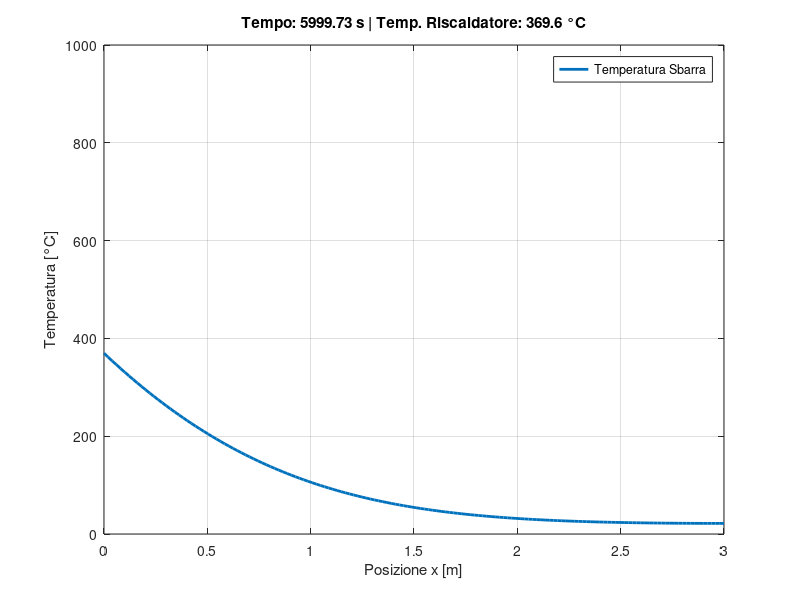

The MATLAB script that drew this image:
%% Simulazione Accoppiata 1D: PDE (Sbarra) + ODE (Riscaldatore)
clear; clc; close all;

%% 1. Parametri Fisici
L = 3.0;            % Lunghezza sbarra [m]
alpha = 1e-4;       % Diffusività termica sbarra [m^2/s]
k = 500;            % Conducibilità termica [W/(m*K)]
A = 0.01;           % Area sezione sbarra [m^2]

% Parametri Riscaldatore (ODE)
Mc = 500;           % Capacità termica del riscaldatore [J/K] (Massa * calore specifico)
Power = 2000;       % Potenza in ingresso [Watt] (Accendiamo il riscaldatore)

%% 2. Discretizzazione (Griglia)
Nx = 150;            % Numero di nodi spaziali
dx = L / (Nx - 1);  % Passo spaziale
x = linspace(0, L, Nx);

% Calcolo passo temporale per stabilità (CFL condition)
% Per il metodo esplicito serve: alpha * dt / dx^2 < 0.5
dt = 0.4 * (dx^2) / alpha; 
T_final = 6000;      % Durata simulazione [s]
Nt = ceil(T_final / dt);

% Coefficiente lambda per la PDE
lambda = alpha * dt / dx^2;

%% 3. Inizializzazione
u = 20 * ones(1, Nx); % Temperatura iniziale ambiente (20°C)
u_new = u;            % Vettore temporaneo per il passo successivo

% Prepariamo il grafico
figure(1);
hPlot = plot(x, u, 'LineWidth', 2);
axis([0 L 15 100]); % Assi fissi: da 0 a 1m, da 15°C a 100°C
grid on;
xlabel('Posizione x [m]');
ylabel('Temperatura [°C]');
title('Sistema Accoppiato: ODE (x=0) + PDE (x>0)');
legend('Temperatura Sbarra', 'Location', 'NorthEast');

%% 4. Loop Temporale (Solver)
disp('Avvio simulazione...');

for n = 1:Nt
    
    % --- A. Risoluzione ODE (Riscaldatore al nodo 1) ---
    % Equazione: dT/dt = (Power + Calore_Perso_Verso_Sbarra) / Mc
    % Calore perso = k*A * (du/dx) -> approssimato con (u(2)-u(1))/dx
    
    gradiente_bordo = (u(2) - u(1)) / dx; 
    
    % Aggiornamento Eulero Esplicito per la ODE
    dT_dt = (Power + k*A * gradiente_bordo) / Mc; 
    u_new(1) = u(1) + dt * dT_dt;
    
    
    % --- B. Risoluzione PDE (Nodi interni della sbarra) ---
    % Equazione del Calore standard discretizzata
    % u_new(i) = u(i) + lambda * (u(i+1) - 2u(i) + u(i-1))
    
    % Metodo vettorizzato (più veloce del for loop in Matlab)
    u_new(2:end-1) = u(2:end-1) + lambda * (u(3:end) - 2*u(2:end-1) + u(1:end-2));
    
    
    % --- C. Condizione al Bordo Destro (Isolamento) ---
    % Neumann: derivata zero -> u(end) uguale a u(end-1)
    u_new(end) = u_new(end-1);
    
    
    % --- Aggiornamento e Visualizzazione ---
    u = u_new; % Aggiorna lo stato corrente
    
    % Disegna ogni 50 passi (per non rallentare troppo)
    if mod(n, 50) == 0
        set(hPlot, 'YData', u);
        title(sprintf('Tempo: %.2f s | Temp. Riscaldatore: %.1f °C', n*dt, u(1)));
        set(gca, 'ylim', [0 1000]);
        drawnow;
        pause(0.1)
    end
end

disp('Simulazione completata.');